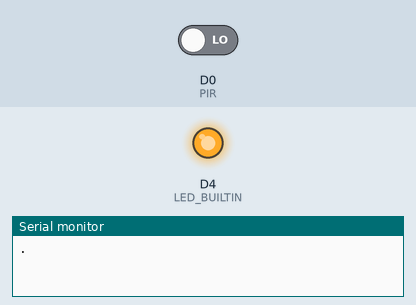
Simulated run of this sketch. Board: ESP8266 (NodeMCU). On the bench: output pins drawn as LEDs (lit = HIGH, except the on-board LED, lit = LOW), the last lines printed to the serial monitor. The test bench sets the inputs (shaded band); at power-on: D0 (PIR) LOW. WiFi joins after 1.5 s; servers stay silent unless stated; web services answer with replies made up by the test bench.

Above: at 0.1 s.
At 32.2 s:
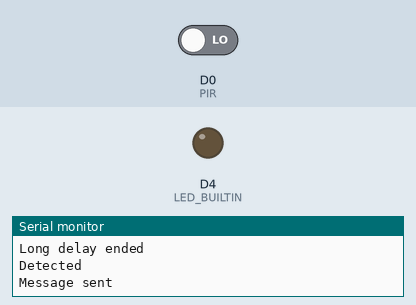
Timing chart, 0 to 33.7 s (numbered marks = the images above):
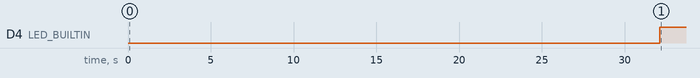

The sketch:

Main_Code.ino
```cpp
#include <ESP8266WiFi.h>
#include <ESP8266HTTPClient.h>

const char* ssid = "Airport-EXT";
const char* password = "Ricky@325";
boolean PIRstate;
boolean lastPIRstate = HIGH;
int PIR = D0;

void setup () {
    Serial.begin(9600);
    WiFi.begin(ssid, password);
    while (WiFi.status() != WL_CONNECTED)
    {
        Serial.print(".");
        delay(1000);
    }
    Serial.println("\nConnected to WiFi");
    pinMode(PIR, INPUT);
    pinMode(LED_BUILTIN, OUTPUT);
    Serial.println("Long delay started");
    delay(30000);
    Serial.println("Long delay ended");
}

void loop()
{
    PIRstate = digitalRead(PIR);
    if (PIRstate != lastPIRstate)
    {
        Serial.println("Detected");
        digitalWrite(LED_BUILTIN, LOW);
        delay(100);
        digitalWrite(LED_BUILTIN, HIGH);
        if (WiFi.status() == WL_CONNECTED)
        {
            Serial.println("Message sent");
            HTTPClient http;
            http.begin("https://maker.ifttt.com/trigger/Walked/with/key/jnwSYzCxECP1GFRdOAsUZ");
            http.GET();
            http.end();
        }
    lastPIRstate = PIRstate;
    }
}
```

Measured:
- by itself, D4 (LED_BUILTIN): LOW → HIGH at 32.1 s
